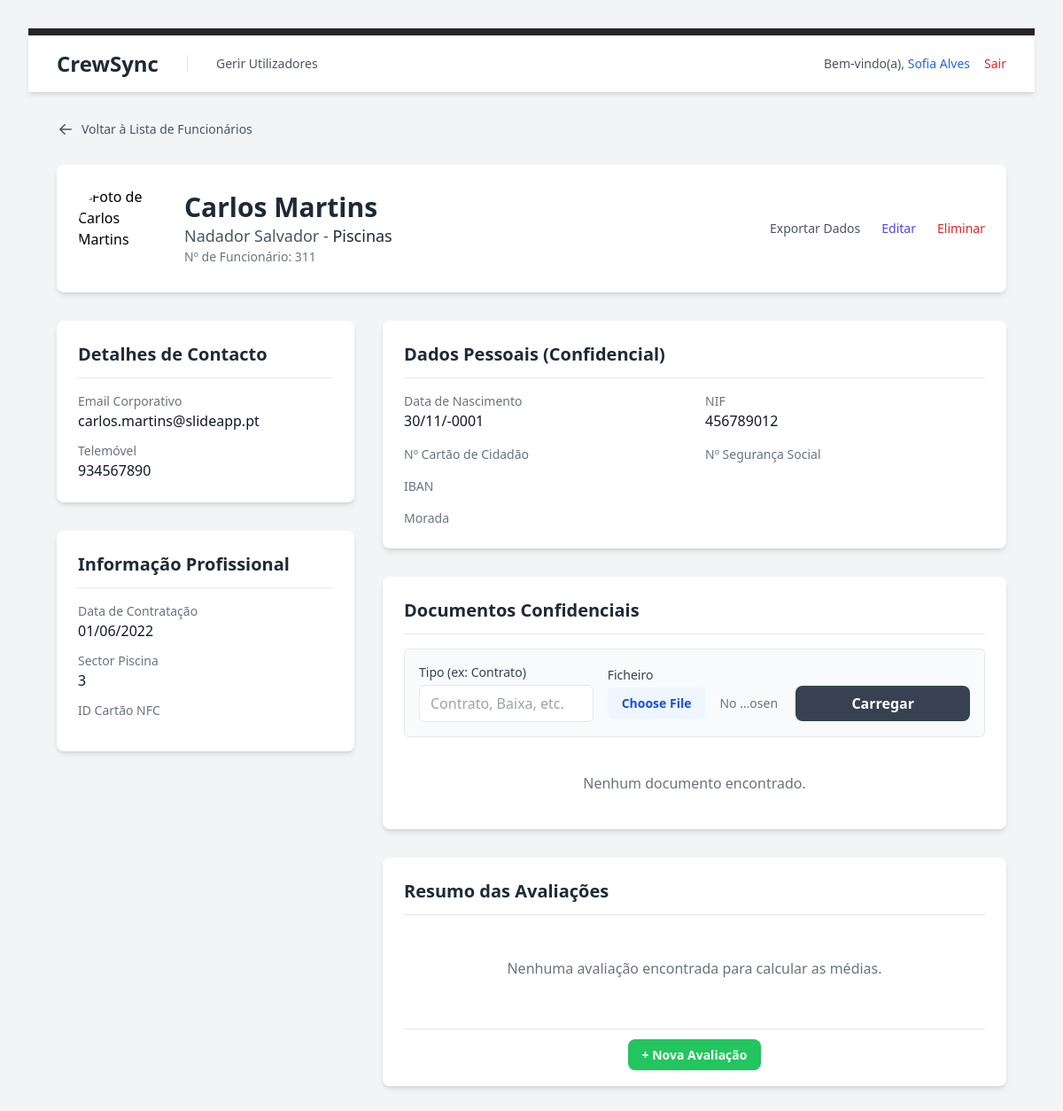
Screenshot of /public/funcionario_detalhe.php?id=4 (signed in) with the database file from the repository.
### tables this page shows
CREATE TABLE `funcionarios_dados_pessoais` (
  `funcionario_id` int(10) UNSIGNED NOT NULL,
  `nif` varchar(9) DEFAULT NULL,
  `nss` varchar(11) DEFAULT NULL,
  `cartao_cidadao` varchar(20) DEFAULT NULL,
  `data_nascimento` date DEFAULT NULL,
  `telemovel` varchar(20) DEFAULT NULL,
  `morada_completa` text DEFAULT NULL,
  `iban` varchar(25) DEFAULT NULL
);

CREATE TABLE `funcionarios` (
  `id` int(10) UNSIGNED NOT NULL,
  `numero_funcionario` varchar(20) DEFAULT NULL,
  `nome_completo` varchar(255) NOT NULL,
  `email_corporativo` varchar(255) DEFAULT NULL,
  `cargo` varchar(100) NOT NULL,
  `departamento` varchar(100) NOT NULL,
  `sector_piscina` int(10) UNSIGNED DEFAULT NULL COMMENT 'Número do sector específico para quem trabalha nas Piscinas',
  `foto_path` varchar(255) DEFAULT NULL,
  `nfc_card_id` varchar(50) DEFAULT NULL,
  `data_contratacao` date NOT NULL,
  `ativo` tinyint(1) NOT NULL DEFAULT 1,
  `created_at` timestamp NOT NULL DEFAULT current_timestamp(),
  `updated_at` timestamp NOT NULL DEFAULT current_timestamp() ON UPDATE current_timestamp()
);

### src/auth_guard.php (called while the page is built, shortened)
<?php
$utilizador_logado = [
    'id' => $_SESSION['user_id'],
    'email' => $_SESSION['user_email'],
    'role_id' => $_SESSION['user_role_id'],
    'funcionario_id' => $_SESSION['user_funcionario_id'],
    'nome' => $_SESSION['user_name'] ?? null
];
?>

### public/funcionario_detalhe.php (the view, shortened to what this page needs)
<?php
require_once '../src/auth_guard.php';
require_once '../config/db.php';
$funcionario_id = (int)$_GET['id'];
try {
    $stmt = $pdo->prepare("
        SELECT f.*, dp.* FROM funcionarios f
        LEFT JOIN funcionarios_dados_pessoais dp ON f.id = dp.funcionario_id
        WHERE f.id = ? AND f.ativo = 1
    ");
    $stmt->execute([$funcionario_id]);
    $funcionario = $stmt->fetch(PDO::FETCH_ASSOC);
    $stmt_docs = $pdo->prepare("SELECT * FROM funcionario_documentos WHERE funcionario_id = ? ORDER BY uploaded_at DESC");
    $stmt_docs->execute([$funcionario_id]);
    $documentos = $stmt_docs->fetchAll(PDO::FETCH_ASSOC);
    $stmt_medias_metricas = $pdo->prepare("
        SELECT m.nome_metrica, AVG(r.pontuacao) as media
        FROM avaliacao_respostas r
        JOIN avaliacoes a ON r.avaliacao_id = a.id
        JOIN avaliacao_metricas m ON r.metrica_id = m.id
        WHERE a.funcionario_id = ?
        GROUP BY r.metrica_id, m.nome_metrica
        ORDER BY m.id
    ");
    $stmt_medias_metricas->execute([$funcionario_id]);
    $medias_por_metrica = $stmt_medias_metricas->fetchAll(PDO::FETCH_ASSOC);
    $stmt_media_total = $pdo->prepare("
        SELECT AVG(r.pontuacao) as media_total
        FROM avaliacao_respostas r
        JOIN avaliacoes a ON r.avaliacao_id = a.id
        WHERE a.funcionario_id = ?
    ");
    $stmt_media_total->execute([$funcionario_id]);
    $media_total = $stmt_media_total->fetchColumn();
} catch (PDOException $e) {
    die("Erro ao carregar dados do funcionário: " . $e->getMessage());
}
?>
<!DOCTYPE html>
<html lang="pt-PT" class="bg-gray-100">
<head>
    <link href="/slide_rh_app/public/css/style.css" rel="stylesheet">
</head>
<body class="p-8">
    <?php include_once '../src/templates/header.php'; ?>
    <main class="p-8">
        <div class="max-w-7xl mx-auto">
            <div class="mb-6">
                <a href="listar_funcionarios.php" class="inline-flex items-center gap-2 text-sm font-medium text-gray-600 hover:text-gray-900 transition-colors">
                    <svg xmlns="http://www.w3.org/2000/svg" viewBox="0 0 20 20" fill="currentColor" class="w-5 h-5"><path fill-rule="evenodd" d="M17 10a.75.75 0 01-.75.75H5.612l4.158 3.96a.75.75 0 11-1.04 1.08l-5.5-5.25a.75.75 0 010-1.08l5.5-5.25a.75.75 0 111.04 1.08L5.612 9.25H16.25A.75.75 0 0117 10z" clip-rule="evenodd" /></svg>
                    Voltar à Lista de Funcionários
                </a>
            </div>
            <div class="bg-white rounded-lg shadow-md p-6 flex items-center justify-between">
                <div class="flex items-center gap-6">
                    <img class="h-24 w-24 rounded-full object-cover" src="mostrar_foto.php?id=<?= $funcionario['id'] ?>" alt="Foto de <?= htmlspecialchars($funcionario['nome_completo']) ?>">
                    <div>
                        <h1 class="text-3xl font-bold text-gray-800"><?= htmlspecialchars($funcionario['nome_completo']) ?></h1>
                        <p class="text-lg text-gray-600"><?= htmlspecialchars($funcionario['cargo']) ?> - <span class="font-medium text-gray-800"><?= htmlspecialchars($funcionario['departamento']) ?></span></p>
                        <p class="text-sm text-gray-500">Nº de Funcionário: <?= htmlspecialchars($funcionario['numero_funcionario']) ?></p>
                    </div>
                </div>
                <div class="flex items-center gap-6 text-sm">
                    <a href="exportar_dados.php?id=<?= $funcionario['id'] ?>" target="_blank" class="text-gray-600 hover:text-gray-900 font-medium transition-colors">Exportar Dados</a>
                    <?php if ((int)$utilizador_logado['role_id'] === ROLE_ADMIN || (int)$utilizador_logado['role_id'] === ROLE_RH || (int)$utilizador_logado['role_id'] === ROLE_MANAGER): ?>
                        <a href="editar_funcionario.php?id=<?= $funcionario['id'] ?>" class="text-indigo-600 hover:text-indigo-900 font-medium transition-colors">Editar</a>
                        <form action="eliminar_funcionario.php" method="POST" class="inline" onsubmit="return confirm('Tem a certeza?');"><input type="hidden" name="id" value="<?= $funcionario['id'] ?>"><button type="submit" class="text-red-600 hover:text-red-900 font-medium transition-colors">Eliminar</button></form>
                    <?php endif; ?>
                </div>
            </div>
            <div class="mt-8 grid grid-cols-1 lg:grid-cols-3 gap-8">
                <div class="lg:col-span-1 space-y-8">
                    <div class="bg-white rounded-lg shadow-md p-6">
                        <h2 class="text-xl font-semibold text-gray-800 border-b pb-3 mb-4">Detalhes de Contacto</h2>
                        <dl>
                            <dt class="text-sm font-medium text-gray-500">Email Corporativo</dt>
                            <dd class="text-gray-900 mb-3 break-words"><?= htmlspecialchars($funcionario['email_corporativo'] ?? 'N/A') ?></dd>
                            <dt class="text-sm font-medium text-gray-500">Telemóvel</dt>
                            <dd class="text-gray-900"><?= htmlspecialchars($funcionario['telemovel'] ?? 'N/A') ?></dd>
                        </dl>
                    </div>
                     <div class="bg-white rounded-lg shadow-md p-6">
                        <h2 class="text-xl font-semibold text-gray-800 border-b pb-3 mb-4">Informação Profissional</h2>
                        <dl>
                            <dt class="text-sm font-medium text-gray-500">Data de Contratação</dt>
                            <dd class="text-gray-900 mb-3"><?= htmlspecialchars(date('d/m/Y', strtotime($funcionario['data_contratacao']))) ?></dd>
                            <?php if ($funcionario['departamento'] === 'Piscinas' && !empty($funcionario['sector_piscina'])): ?>
                                <dt class="text-sm font-medium text-gray-500">Sector Piscina</dt>
                                <dd class="text-gray-900 mb-3"><?= htmlspecialchars($funcionario['sector_piscina']) ?></dd>
                            <?php endif; ?>
                            <dt class="text-sm font-medium text-gray-500">ID Cartão NFC</dt>
                        </dl>
                    </div>
                </div>
                <div class="lg:col-span-2 space-y-8">
                    <?php if ((int)$utilizador_logado['role_id'] === ROLE_ADMIN || (int)$utilizador_logado['role_id'] === ROLE_RH): ?>
                        <div class="bg-white rounded-lg shadow-md p-6">
                            <h2 class="text-xl font-semibold text-gray-800 border-b pb-3 mb-4">Dados Pessoais (Confidencial)</h2>
                            <dl class="grid grid-cols-1 sm:grid-cols-2 gap-x-6 gap-y-4">
                                <div>
                                    <dt class="text-sm font-medium text-gray-500">Data de Nascimento</dt>
                                    <dd class="text-gray-900"><?= $funcionario['data_nascimento'] ? htmlspecialchars(date('d/m/Y', strtotime($funcionario['data_nascimento']))) : 'N/A' ?></dd>
                                </div>
                                <div>
                                    <dt class="text-sm font-medium text-gray-500">NIF</dt>
                                    <dd class="text-gray-900"><?= htmlspecialchars($funcionario['nif'] ?? 'N/A') ?></dd>
                                </div>
                                <div>
                                    <dt class="text-sm font-medium text-gray-500">Nº Cartão de Cidadão</dt>
                                </div>
                                <div>
                                    <dt class="text-sm font-medium text-gray-500">Nº Segurança Social</dt>
                                </div>
                                <div>
                                    <dt class="text-sm font-medium text-gray-500">IBAN</dt>
                                </div>
                                <div class="sm:col-span-2">
                                    <dt class="text-sm font-medium text-gray-500">Morada</dt>
                                </div>
                            </dl>
                        </div>
                    <?php endif; ?>
                    <?php if ((int)$utilizador_logado['role_id'] === ROLE_ADMIN || (int)$utilizador_logado['role_id'] === ROLE_RH): ?>
                        <div class="bg-white rounded-lg shadow-md p-6">
                            <h2 class="text-xl font-semibold text-gray-800 border-b pb-3 mb-4">Documentos Confidenciais</h2>
                            <form action="upload_documento.php" method="POST" enctype="multipart/form-data" class="mb-6 bg-gray-50 p-4 rounded-md border">
                                <div class="grid grid-cols-1 sm:grid-cols-3 gap-4 items-center">
                                    <div>
                                        <label for="tipo_documento" class="block text-sm font-medium text-gray-700">Tipo (ex: Contrato)</label>
                                        <input type="text" name="tipo_documento" id="tipo_documento" class="w-full px-3 py-2 mt-1 border rounded-md" placeholder="Contrato, Baixa, etc.">
                                    </div>
                                    <div>
                                        <label for="documento" class="block text-sm font-medium text-gray-700">Ficheiro</label>
                                        <input type="file" name="documento" id="documento" class="w-full mt-1 text-sm text-gray-500 file:mr-4 file:py-2 file:px-4 file:rounded-md file:border-0 file:font-semibold file:bg-blue-50 file:text-blue-700 hover:file:bg-blue-100" required>
                                    </div>
                                    <div class="sm:pt-6">
                                        <button type="submit" class="w-full bg-gray-700 text-white font-bold py-2 px-4 rounded-lg hover:bg-gray-800">Carregar</button>
                                    </div>
                                </div>
                            </form>
                            <ul class="space-y-3">
                                <?php if (empty($documentos)): ?>
                                    <li class="text-center text-gray-500 py-4">Nenhum documento encontrado.</li>
                                <?php endif; ?>
                            </ul>
                        </div>
                    <?php endif; ?>
                    <?php
                    $pode_ver_avaliacoes = (
                        (int)$utilizador_logado['role_id'] === ROLE_ADMIN ||
                        (int)$utilizador_logado['role_id'] === ROLE_MANAGER ||
                        (int)$utilizador_logado['funcionario_id'] === $funcionario_id
                    );
                    $pode_avaliar = (
                        (int)$utilizador_logado['role_id'] === ROLE_ADMIN ||
                        (int)$utilizador_logado['role_id'] === ROLE_RH ||
                        (int)$utilizador_logado['role_id'] === ROLE_MANAGER ||
                        (int)$utilizador_logado['role_id'] === ROLE_SUPERVISOR
                    );
                    ?>
                    <?php if ($pode_ver_avaliacoes): ?>
                        <div class="bg-white rounded-lg shadow-md p-6">
                            <h2 class="text-xl font-semibold text-gray-800 border-b pb-3 mb-4">Resumo das Avaliações</h2>
                            <?php if ($media_total > 0): ?>
                                <div class="grid grid-cols-1 md:grid-cols-3 gap-6">
                                    <div class="md:col-span-1 bg-blue-50 p-6 rounded-lg text-center">
                                        <p class="text-sm font-medium text-blue-700">MÉDIA GERAL</p>
                                        <p class="text-5xl font-bold text-blue-600 mt-2">
                                            <?= number_format($media_total, 2) ?>
                                        </p>
                                        <p class="text-xs text-blue-500">em 5</p>
                                    </div>
                                    <div class="md:col-span-2 space-y-3">
                                        <?php foreach ($medias_por_metrica as $media): ?>
                                            <div>
                                                <div class="flex justify-between items-center mb-1">
                                                    <span class="text-sm font-medium text-gray-700"><?= htmlspecialchars($media['nome_metrica']) ?></span>
                                                    <span class="text-sm font-semibold text-gray-800"><?= number_format($media['media'], 2) ?></span>
                                                </div>
                                                <div class="w-full bg-gray-200 rounded-full h-2.5">
                                                    <div class="bg-blue-500 h-2.5 rounded-full" style="width: <?= ($media['media'] / 5) * 100 ?>%"></div>
                                                </div>
                                            </div>
                                        <?php endforeach; ?>
                                    </div>
                                </div>
                                <div class="text-center mt-6 border-t pt-4">
                                    <?php
                                    if ((int)($utilizador_logado['funcionario_id'] ?? 0) !== $funcionario_id):
                                    ?>
                                        <a href="historico_avaliacoes.php?id=<?= $funcionario_id ?>" class="text-sm font-medium text-blue-600 hover:underline">
                                            Ver Histórico Detalhado &rarr;
                                        </a>
                                    <?php endif; ?>
                                </div>
                            <?php else: ?>
                                <p class="text-center text-gray-500 py-8">Nenhuma avaliação encontrada para calcular as médias.</p>
                            <?php endif; ?>
                            <?php if ($pode_avaliar && (int)$utilizador_logado['funcionario_id'] !== $funcionario_id): ?>
                                <div class="text-center mt-6 border-t pt-4">
                                    <a href="adicionar_avaliacao.php?id=<?= $funcionario['id'] ?>" class="bg-green-500 text-white font-bold text-sm py-2 px-4 rounded-lg hover:bg-green-600">
                                        + Nova Avaliação
                                    </a>
                                </div>
                            <?php endif; ?>
                        </div>
                    <?php endif; ?>
                </div>
            </div>
        </div>
    </main>
</body>
</html>

### rows the page displays
funcionarios_dados_pessoais: funcionario_id.nome_completo "Carlos Martins", funcionario_id.cargo "Nadador Salvador", funcionario_id.departamento "Piscinas", funcionario_id.numero_funcionario "311", funcionario_id.email_corporativo "carlos.martins@slideapp.pt", telemovel "934567890", funcionario_id.data_contratacao "01/06/2022", funcionario_id.sector_piscina "3", data_nascimento "30/11/-0001", nif "456789012"

### other values shown
$_SESSION['user_name'] "Sofia Alves"
